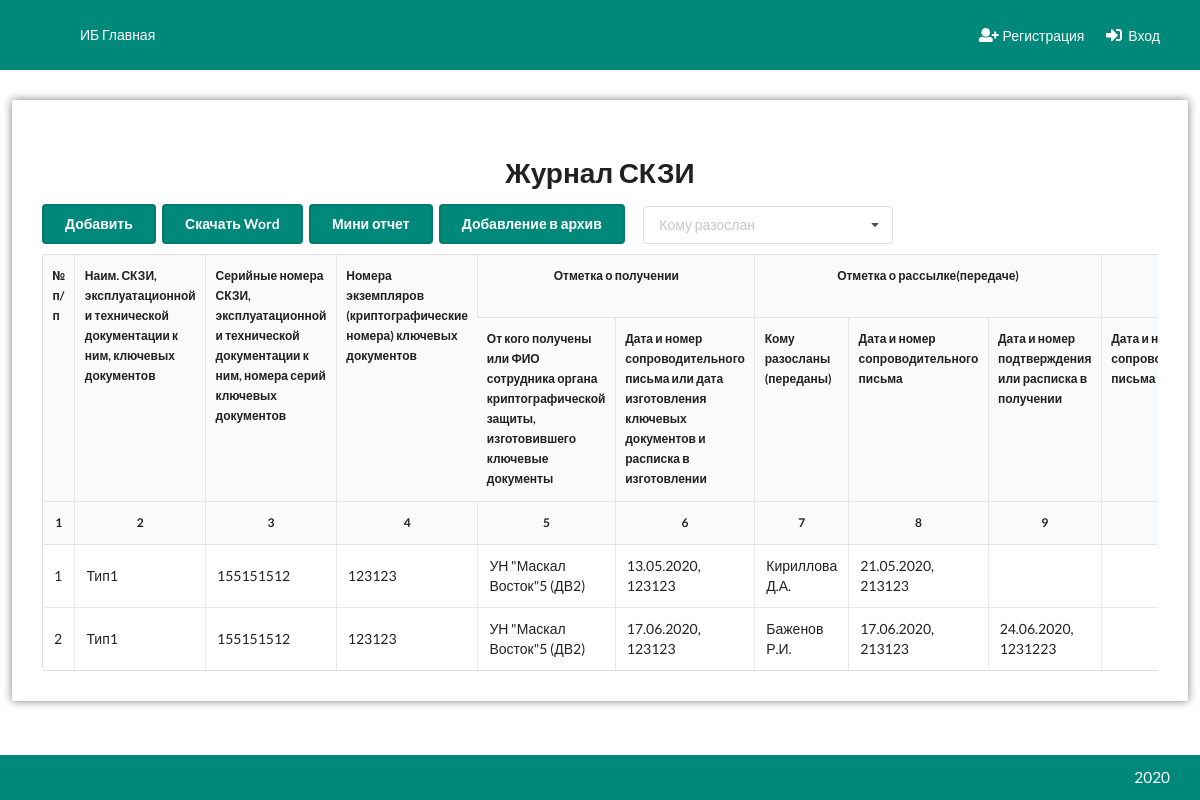
Page /security/zhurnal/ on the committed database.
### Skzi/models.py (models this page shows, shortened)
class Skzi(models.Model):
    objects = MyManager()
    archive = models.BooleanField(default=False)
    name = models.ForeignKey('SkziName', on_delete=models.CASCADE)
    serial_n = models.CharField(max_length=32)
    ekz_n = models.CharField(max_length=32, blank=True)
    from_organ = models.ForeignKey('OrganCrypto', on_delete=models.CASCADE, related_name='skzis_from')
    date_poluch = models.DateField(null=True, blank=True)
    nomer_poluch = models.CharField(max_length=64, blank=True)
    to_person = models.ForeignKey('FioRassilki', on_delete=models.CASCADE, related_name='skzis_to')
    date_sopr = models.DateField(null=True, blank=True)
    nomer_sopr = models.CharField(max_length=32, blank=True)
    date_podtv = models.DateField(null=True, blank=True)
    nomer_podtv = models.CharField(max_length=32, blank=True)
    podtv = models.BooleanField(default=False)
    vozvr_date_sopr = models.DateField(null=True, blank=True)
    vozvr_nomer_sopr = models.CharField(max_length=32, null=True, blank=True)
    vozvr_date_podtv = models.DateField(null=True, blank=True)
    vozvr_nomer_podtv = models.CharField(max_length=32, null=True, blank=True)
    date_vvod = models.DateField(null=True, blank=True)
    date_vivod = models.DateField(null=True, blank=True)
    date_unichtozh = models.DateField(null=True, blank=True)
    nomer_acta = models.CharField(max_length=32, null=True, blank=True)
    act_podtv = models.BooleanField(default=False)
    primechanie = models.CharField(max_length=1024, null=True, blank=True)
    class Meta:
        verbose_name = 'Запись СКЗИ'
        verbose_name_plural = 'Записи СКЗИ'

class SkziName(models.Model):
    objects = MyManager()
    type = models.CharField(max_length=128, verbose_name='Тип')
    firma = models.CharField(max_length=256, verbose_name='Фирма')
    version = models.CharField(max_length=32, verbose_name='Версия')
    class Meta:
        verbose_name = 'Наименование СКЗИ'
        verbose_name_plural = 'Наименования СКЗИ'

class OrganCrypto(models.Model):
    objects = MyManager
    company = models.CharField(max_length=256, verbose_name='Компания')
    region = models.CharField(max_length=256, verbose_name='Регион')
    fio = models.CharField(max_length=256, verbose_name='ФИО', blank=True, null=True)
    def __str__(self):
        return f'{self.company} ({self.region})'
    class Meta:
        verbose_name = 'Орган криптозащиты'
        verbose_name_plural = 'Органы криптозащиты'

class FioRassilki(models.Model):
    objects = MyManager()
    last_name = models.CharField(max_length=128, verbose_name='Фамилия')
    first_name = models.CharField(max_length=128, verbose_name='Имя')
    surname = models.CharField(max_length=128, verbose_name='Отчество')
    dolzhnost = models.CharField(max_length=128, verbose_name='Должность')
    def get_fio(self):
        return f'{self.last_name} {self.first_name[0]}.{self.surname[0]}.'
    def __str__(self):
        return self.get_fio()
    class Meta:
        verbose_name = 'ФИО Рассылки'
        verbose_name_plural = 'ФИО Рассылки'

### Skzi/views.py (the view)
# urls.py: path('zhurnal/', zhurnal, name='zhurnal'),
def zhurnal(request):
    if request.method == 'POST':
        Skzi.objects.filter(id__in=request.POST.get('id', '').split(',')).update(archive=True)
    skzis = Skzi.objects.filter(archive=False).all()
    if request.GET.get('fiorassilki', '') != '':
        skzis = skzis.filter(to_person__in=request.GET.getlist('fiorassilki'))
    if request.GET.get('action') == 'download':
        path = word_skzi(request, skzis)
        return FileResponse(open(path, 'rb'))
    elif request.GET.get('action') == 'download-mini':
        path = word_skzi_mini(request, skzis)
        return FileResponse(open(path, 'rb'))
    return render(request, 'Skzi/Zhurnal.html', {'skzis': skzis, 'fio_rassilki_list': FioRassilki.objects.all(),
                                                 'fio_cur': request.GET.get('fiorassilki')})

### templates/Skzi/Zhurnal.html (shortened to what this page needs)
{% extends 'base.html' %}
{% load static %}
{% load modified %}
{% block content %}
    <div class="ui container full-width">
        <div class="child-center">
            <div class="skzi-list cblock">
                <div class="content">
                    <h1 class="ui center aligned header">Журнал СКЗИ</h1>
                    <div class="panel">
                        <div class="buttons left">
                            <a href="{% url 'skzi:zhurnal_form' %}" class="button primary ui">Добавить</a>
                            <a id="download-word" class="button primary ui">Скачать Word</a>
                            <a id="mini-otchet" class="button primary ui">Мини отчет</a>
                            <a id="archive" class="ui button primary">Добавление в архив</a>
                        </div>
                        <div class="ui fluid search selection dropdown" data-preselect="{{ fio_cur }}">
                            <i class="dropdown icon"></i>
                            <div class="default text">Кому разослан</div>
                        </div>
                    </div>
                    <div id="table-container" class="sixteen wide table-container">
                        <div class="table-width">
                            <table class="ui celled selectable table tableFixHead">
                                <thead>
                                <tr>
                                    <th rowspan="2">№ п/п</th>
                                    <th rowspan="2">Наим. СКЗИ, эксплуатационной и технической документации к ним,
                                        ключевых документов
                                    </th>
                                    <th rowspan="2">Серийные номера СКЗИ, эксплуатационной и технической документации к
                                        ним, номера серий ключевых документов
                                    </th>
                                    <th rowspan="2">Номера экземпляров (криптографические номера) ключевых документов
                                    </th>
                                    <th colspan="2" class="center aligned">Отметка о получении</th>
                                    <th colspan="3" class="center aligned">Отметка о рассылке(передаче)</th>
                                    <th colspan="2" class="center aligned">Отметка о возврате</th>
                                </tr>
                                <tr>
                                    <th>От кого получены или ФИО сотрудника органа криптографической защиты,
                                        изготовившего ключевые документы
                                    </th>
                                    <th>Дата и номер сопроводительного письма или дата изготовления ключевых документов
                                        и расписка в изготовлении
                                    </th>
                                    <th>Кому разосланы (переданы)</th>
                                    <th>Дата и номер сопроводительного письма</th>
                                    <th>Дата и номер подтверждения или расписка в получении</th>
                                    <th>Дата и номер сопроводительного письма</th>
                                </tr>
                                <tr>
                                    <th class="center aligned">1</th>
                                    <th class="center aligned">2</th>
                                    <th class="center aligned">3</th>
                                    <th class="center aligned">4</th>
                                    <th class="center aligned">5</th>
                                    <th class="center aligned">6</th>
                                    <th class="center aligned">7</th>
                                    <th class="center aligned">8</th>
                                    <th class="center aligned">9</th>
                                    <th class="center aligned">10</th>
                                </tr>
                                </thead>
                                <tbody>
                                {% for skzi in skzis %}
                                    <tr data-id="{{ skzi.id }}">
                                        <td>{{ forloop.counter }}</td>
                                        <td>{{ skzi.name.type }}</td>
                                        <td>{{ skzi.serial_n }}</td>
                                        <td>{{ skzi.ekz_n }}</td>
                                        <td>{{ skzi.from_organ }}</td>
                                        <td>{{ skzi.date_poluch }}, {{ skzi.nomer_poluch }}</td>
                                        <td>{{ skzi.to_person.get_fio }}</td>
                                        <td>{{ skzi.date_sopr }}, {{ skzi.nomer_sopr }}</td>
                                        <td>{% if skzi.date_podtv %}{{ skzi.date_podtv }},
                                            {{ skzi.nomer_podtv }}{% endif %}</td>
                                        <td></td>
                                    </tr>
                                {% endfor %}
                                </tbody>
                            </table>
                        </div>
                    </div>
                </div>
            </div>
        </div>
    </div>
{% endblock %}

### static/css/style.css (style rules this page uses)
:root { --color: #151515;--nav-bg-color: #00897b;--nav-color: #ffffff;--nav-item-hover-bg-color: #007b6e;--content-bg-color: #ffffff;--btn-primary-color: #00897b;--btn-primary-hover-color: #007b6e;--btn-primary-active-color: #006d62;--btn-primary-text-color: #ffffff;--menu-active-color: #ccddff;--menu-active-hover-color: #b3ccff;--graphic-key-color: #00897b;--graphic-key-brd-color: #007b6e }
:root body:before { filter:invert(100%) blur(5px) opacity(60%) }
.ui.container.full-width { width:100%;max-width:98% !important }
.skzi-list { width:100%;max-width:100% }
.skzi-list .panel { width:100%;float:left;position:relative;margin-bottom:10px }
.skzi-list .panel .buttons { float:left;position:relative;width:auto }
.skzi-list .panel .ui.search.dropdown { float:left;position:relative;display:block;max-width:250px;margin-top:2px;margin-left:15px }
.skzi-list .table-container { width:100%;overflow-x:auto;overflow-y:visible !important;font-size:12px;max-height:60vh;padding-right:17px }
.skzi-list .table-container .table-width { max-width:2000px }
.skzi-list .table-container .table-width table thead th { position:sticky;top:0;white-space:normal !important;word-wrap:break-spaces;vertical-align:top }
.skzi-list .table-container .table-width table tbody tr { cursor:pointer;font-size:14px }
html { padding:0;margin:0;min-height:100% }
body { padding:0;margin:0;color:var(--color) }
body:before { z-index:-3;content:"";position:fixed;top:0;left:0;width:100%;height:100%;background-attachment:fixed;background-repeat:no-repeat;background-size:cover }
body h1 { font-size:3rem }
.ui.container { width:95%;max-width:1280px !important }
.child-center { width:100%;display:flex;justify-content:center }
.cblock { display:block;position:relative;float:left }
.content:not(.no-shadow) { margin:30px 0;background-color:var(--content-bg-color);border-radius:2px;display:block;position:relative;float:left;width:100%;padding:30px;box-shadow:0 0 10px rgba(0,0,0,0.5) }
.ui.button.primary { background-color:var(--btn-primary-color);color:var(--btn-primary-text-color);border-radius:4px;border:solid 2px #007b6e }

### rows in the picture
Skzi: name.type "Тип1", serial_n "155151512", ekz_n "123123", from_organ "УН \"Маскал Восток\"5 (ДВ2)", date_poluch "13.05.2020", nomer_poluch "123123", to_person.get_fio "Кириллова Д.А.", date_sopr "21.05.2020", nomer_sopr "213123"
Skzi: name.type "Тип1", serial_n "155151512", ekz_n "123123", from_organ "УН \"Маскал Восток\"5 (ДВ2)", date_poluch "17.06.2020", nomer_poluch "123123", to_person.get_fio "Баженов Р.И.", date_sopr "17.06.2020", nomer_sopr "213123", date_podtv "24.06.2020", nomer_podtv "1231223"
